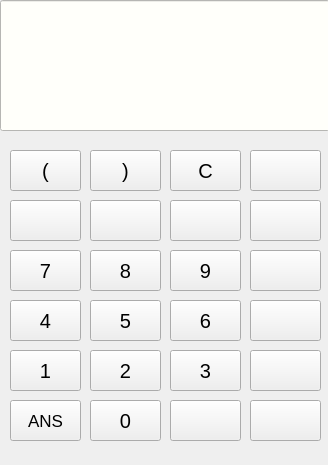
<?xml version="1.0" encoding="UTF-8"?>
<ui version="4.0">
 <class>MainWindow</class>
 <widget class="QMainWindow" name="MainWindow">
  <property name="geometry">
   <rect>
    <x>0</x>
    <y>0</y>
    <width>328</width>
    <height>465</height>
   </rect>
  </property>
  <property name="minimumSize">
   <size>
    <width>324</width>
    <height>465</height>
   </size>
  </property>
  <property name="font">
   <font>
    <bold>true</bold>
   </font>
  </property>
  <property name="windowTitle">
   <string>Full Calculator</string>
  </property>
  <property name="styleSheet">
   <string notr="true"/>
  </property>
  <widget class="QWidget" name="centralwidget">
   <widget class="QLineEdit" name="lineEdit">
    <property name="geometry">
     <rect>
      <x>0</x>
      <y>0</y>
      <width>330</width>
      <height>131</height>
     </rect>
    </property>
    <property name="font">
     <font>
      <pointsize>20</pointsize>
      <bold>true</bold>
     </font>
    </property>
    <property name="styleSheet">
     <string notr="true">background-color: rgb(255, 255, 250);</string>
    </property>
    <property name="text">
     <string/>
    </property>
    <property name="readOnly">
     <bool>true</bool>
    </property>
   </widget>
   <widget class="QPushButton" name="pushButton">
    <property name="geometry">
     <rect>
      <x>10</x>
      <y>400</y>
      <width>71</width>
      <height>41</height>
     </rect>
    </property>
    <property name="font">
     <font>
      <pointsize>13</pointsize>
      <bold>false</bold>
     </font>
    </property>
    <property name="styleSheet">
     <string notr="true">border-color: rgb(129, 255, 224);</string>
    </property>
    <property name="text">
     <string>ANS</string>
    </property>
   </widget>
   <widget class="QPushButton" name="pushButton_2">
    <property name="geometry">
     <rect>
      <x>90</x>
      <y>400</y>
      <width>71</width>
      <height>41</height>
     </rect>
    </property>
    <property name="font">
     <font>
      <pointsize>15</pointsize>
      <bold>false</bold>
     </font>
    </property>
    <property name="styleSheet">
     <string notr="true">border-color: rgb(129, 255, 224);</string>
    </property>
    <property name="text">
     <string>0</string>
    </property>
   </widget>
   <widget class="QPushButton" name="pushButton_3">
    <property name="geometry">
     <rect>
      <x>170</x>
      <y>400</y>
      <width>71</width>
      <height>41</height>
     </rect>
    </property>
    <property name="font">
     <font>
      <pointsize>23</pointsize>
      <bold>false</bold>
     </font>
    </property>
    <property name="styleSheet">
     <string notr="true">border-color: rgb(129, 255, 224);</string>
    </property>
    <property name="text">
     <string/>
    </property>
    <property name="icon">
     <iconset>
      <normaloff>Icons/record-button.png</normaloff>Icons/record-button.png</iconset>
    </property>
    <property name="iconSize">
     <size>
      <width>6</width>
      <height>6</height>
     </size>
    </property>
   </widget>
   <widget class="QPushButton" name="pushButton_4">
    <property name="geometry">
     <rect>
      <x>250</x>
      <y>400</y>
      <width>71</width>
      <height>41</height>
     </rect>
    </property>
    <property name="font">
     <font>
      <pointsize>25</pointsize>
      <bold>true</bold>
     </font>
    </property>
    <property name="styleSheet">
     <string notr="true">border-color: rgb(129, 255, 224);</string>
    </property>
    <property name="text">
     <string/>
    </property>
    <property name="icon">
     <iconset>
      <normaloff>Icons/equal (1).png</normaloff>Icons/equal (1).png</iconset>
    </property>
    <property name="iconSize">
     <size>
      <width>16</width>
      <height>16</height>
     </size>
    </property>
   </widget>
   <widget class="QPushButton" name="pushButton_6">
    <property name="geometry">
     <rect>
      <x>170</x>
      <y>350</y>
      <width>71</width>
      <height>41</height>
     </rect>
    </property>
    <property name="font">
     <font>
      <pointsize>15</pointsize>
      <bold>false</bold>
     </font>
    </property>
    <property name="styleSheet">
     <string notr="true">border-color: rgb(129, 255, 224);</string>
    </property>
    <property name="text">
     <string>3</string>
    </property>
    <property name="iconSize">
     <size>
      <width>18</width>
      <height>18</height>
     </size>
    </property>
   </widget>
   <widget class="QPushButton" name="pushButton_7">
    <property name="geometry">
     <rect>
      <x>10</x>
      <y>350</y>
      <width>71</width>
      <height>41</height>
     </rect>
    </property>
    <property name="font">
     <font>
      <pointsize>15</pointsize>
      <bold>false</bold>
     </font>
    </property>
    <property name="styleSheet">
     <string notr="true">border-color: rgb(129, 255, 224);</string>
    </property>
    <property name="text">
     <string>1</string>
    </property>
   </widget>
   <widget class="QPushButton" name="pushButton_9">
    <property name="geometry">
     <rect>
      <x>90</x>
      <y>350</y>
      <width>71</width>
      <height>41</height>
     </rect>
    </property>
    <property name="font">
     <font>
      <pointsize>15</pointsize>
      <bold>false</bold>
     </font>
    </property>
    <property name="styleSheet">
     <string notr="true">border-color: rgb(129, 255, 224);</string>
    </property>
    <property name="text">
     <string>2</string>
    </property>
   </widget>
   <widget class="QPushButton" name="pushButton_10">
    <property name="geometry">
     <rect>
      <x>250</x>
      <y>350</y>
      <width>71</width>
      <height>41</height>
     </rect>
    </property>
    <property name="font">
     <font>
      <pointsize>10</pointsize>
      <bold>false</bold>
     </font>
    </property>
    <property name="styleSheet">
     <string notr="true">border-color: rgb(129, 255, 224);</string>
    </property>
    <property name="text">
     <string/>
    </property>
    <property name="icon">
     <iconset>
      <normaloff>Icons/add.png</normaloff>Icons/add.png</iconset>
    </property>
    <property name="iconSize">
     <size>
      <width>25</width>
      <height>23</height>
     </size>
    </property>
   </widget>
   <widget class="QPushButton" name="pushButton_11">
    <property name="geometry">
     <rect>
      <x>170</x>
      <y>300</y>
      <width>71</width>
      <height>41</height>
     </rect>
    </property>
    <property name="font">
     <font>
      <pointsize>15</pointsize>
      <bold>false</bold>
     </font>
    </property>
    <property name="styleSheet">
     <string notr="true">border-color: rgb(129, 255, 224);</string>
    </property>
    <property name="text">
     <string>6</string>
    </property>
   </widget>
   <widget class="QPushButton" name="pushButton_12">
    <property name="geometry">
     <rect>
      <x>10</x>
      <y>300</y>
      <width>71</width>
      <height>41</height>
     </rect>
    </property>
    <property name="font">
     <font>
      <pointsize>15</pointsize>
      <bold>false</bold>
     </font>
    </property>
    <property name="styleSheet">
     <string notr="true">border-color: rgb(129, 255, 224);</string>
    </property>
    <property name="text">
     <string>4</string>
    </property>
   </widget>
   <widget class="QPushButton" name="pushButton_14">
    <property name="geometry">
     <rect>
      <x>90</x>
      <y>300</y>
      <width>71</width>
      <height>41</height>
     </rect>
    </property>
    <property name="font">
     <font>
      <pointsize>15</pointsize>
      <bold>false</bold>
     </font>
    </property>
    <property name="styleSheet">
     <string notr="true">border-color: rgb(129, 255, 224);</string>
    </property>
    <property name="text">
     <string>5</string>
    </property>
   </widget>
   <widget class="QPushButton" name="pushButton_15">
    <property name="geometry">
     <rect>
      <x>250</x>
      <y>300</y>
      <width>71</width>
      <height>41</height>
     </rect>
    </property>
    <property name="font">
     <font>
      <pointsize>29</pointsize>
      <bold>false</bold>
     </font>
    </property>
    <property name="cursor">
     <cursorShape>PointingHandCursor</cursorShape>
    </property>
    <property name="styleSheet">
     <string notr="true">border-color: rgb(129, 255, 224);</string>
    </property>
    <property name="text">
     <string/>
    </property>
    <property name="icon">
     <iconset>
      <normaloff>Icons/minus.png</normaloff>Icons/minus.png</iconset>
    </property>
    <property name="iconSize">
     <size>
      <width>25</width>
      <height>25</height>
     </size>
    </property>
    <property name="flat">
     <bool>false</bool>
    </property>
   </widget>
   <widget class="QPushButton" name="pushButton_16">
    <property name="geometry">
     <rect>
      <x>170</x>
      <y>250</y>
      <width>71</width>
      <height>41</height>
     </rect>
    </property>
    <property name="font">
     <font>
      <pointsize>15</pointsize>
      <bold>false</bold>
     </font>
    </property>
    <property name="styleSheet">
     <string notr="true">border-color: rgb(129, 255, 224);</string>
    </property>
    <property name="text">
     <string>9</string>
    </property>
   </widget>
   <widget class="QPushButton" name="pushButton_17">
    <property name="geometry">
     <rect>
      <x>10</x>
      <y>250</y>
      <width>71</width>
      <height>41</height>
     </rect>
    </property>
    <property name="font">
     <font>
      <pointsize>15</pointsize>
      <bold>false</bold>
     </font>
    </property>
    <property name="styleSheet">
     <string notr="true">border-color: rgb(129, 255, 224);</string>
    </property>
    <property name="text">
     <string>7</string>
    </property>
   </widget>
   <widget class="QPushButton" name="pushButton_19">
    <property name="geometry">
     <rect>
      <x>90</x>
      <y>250</y>
      <width>71</width>
      <height>41</height>
     </rect>
    </property>
    <property name="font">
     <font>
      <pointsize>15</pointsize>
      <bold>false</bold>
     </font>
    </property>
    <property name="styleSheet">
     <string notr="true">border-color: rgb(129, 255, 224);</string>
    </property>
    <property name="text">
     <string>8</string>
    </property>
   </widget>
   <widget class="QPushButton" name="pushButton_20">
    <property name="geometry">
     <rect>
      <x>250</x>
      <y>250</y>
      <width>71</width>
      <height>41</height>
     </rect>
    </property>
    <property name="font">
     <font>
      <pointsize>16</pointsize>
      <bold>false</bold>
     </font>
    </property>
    <property name="styleSheet">
     <string notr="true">border-color: rgb(129, 255, 224);</string>
    </property>
    <property name="text">
     <string/>
    </property>
    <property name="icon">
     <iconset>
      <normaloff>Icons/cancel.png</normaloff>Icons/cancel.png</iconset>
    </property>
    <property name="iconSize">
     <size>
      <width>100</width>
      <height>15</height>
     </size>
    </property>
   </widget>
   <widget class="QPushButton" name="pushButton_21">
    <property name="geometry">
     <rect>
      <x>170</x>
      <y>200</y>
      <width>71</width>
      <height>41</height>
     </rect>
    </property>
    <property name="font">
     <font>
      <pointsize>15</pointsize>
      <bold>true</bold>
     </font>
    </property>
    <property name="styleSheet">
     <string notr="true">border-color: rgb(129, 255, 224);</string>
    </property>
    <property name="text">
     <string/>
    </property>
    <property name="icon">
     <iconset>
      <normaloff>Icons/percentage.png</normaloff>Icons/percentage.png</iconset>
    </property>
    <property name="iconSize">
     <size>
      <width>16</width>
      <height>16</height>
     </size>
    </property>
    <property name="flat">
     <bool>false</bool>
    </property>
   </widget>
   <widget class="QPushButton" name="pushButton_24">
    <property name="geometry">
     <rect>
      <x>90</x>
      <y>200</y>
      <width>71</width>
      <height>41</height>
     </rect>
    </property>
    <property name="font">
     <font>
      <pointsize>15</pointsize>
      <bold>true</bold>
     </font>
    </property>
    <property name="styleSheet">
     <string notr="true">border-color: rgb(129, 255, 224);</string>
    </property>
    <property name="text">
     <string/>
    </property>
    <property name="icon">
     <iconset>
      <normaloff>Icons/superscript-512.jpg</normaloff>Icons/superscript-512.jpg</iconset>
    </property>
    <property name="iconSize">
     <size>
      <width>35</width>
      <height>22</height>
     </size>
    </property>
   </widget>
   <widget class="QPushButton" name="pushButton_25">
    <property name="geometry">
     <rect>
      <x>250</x>
      <y>200</y>
      <width>71</width>
      <height>41</height>
     </rect>
    </property>
    <property name="font">
     <font>
      <pointsize>15</pointsize>
      <bold>true</bold>
     </font>
    </property>
    <property name="cursor">
     <cursorShape>PointingHandCursor</cursorShape>
    </property>
    <property name="autoFillBackground">
     <bool>true</bool>
    </property>
    <property name="styleSheet">
     <string notr="true">border-color: rgb(129, 255, 224);</string>
    </property>
    <property name="text">
     <string/>
    </property>
    <property name="icon">
     <iconset>
      <normaloff>Icons/divide.png</normaloff>Icons/divide.png</iconset>
    </property>
    <property name="iconSize">
     <size>
      <width>45</width>
      <height>25</height>
     </size>
    </property>
   </widget>
   <widget class="QPushButton" name="pushButton_26">
    <property name="geometry">
     <rect>
      <x>170</x>
      <y>150</y>
      <width>71</width>
      <height>41</height>
     </rect>
    </property>
    <property name="font">
     <font>
      <pointsize>15</pointsize>
      <bold>false</bold>
     </font>
    </property>
    <property name="styleSheet">
     <string notr="true">border-color: rgb(129, 255, 224);</string>
    </property>
    <property name="text">
     <string>C</string>
    </property>
   </widget>
   <widget class="QPushButton" name="pushButton_27">
    <property name="geometry">
     <rect>
      <x>10</x>
      <y>150</y>
      <width>71</width>
      <height>41</height>
     </rect>
    </property>
    <property name="font">
     <font>
      <pointsize>15</pointsize>
      <bold>false</bold>
     </font>
    </property>
    <property name="styleSheet">
     <string notr="true">border-color: rgb(129, 255, 224);</string>
    </property>
    <property name="text">
     <string>(</string>
    </property>
    <property name="iconSize">
     <size>
      <width>16</width>
      <height>16</height>
     </size>
    </property>
   </widget>
   <widget class="QPushButton" name="pushButton_29">
    <property name="geometry">
     <rect>
      <x>90</x>
      <y>150</y>
      <width>71</width>
      <height>41</height>
     </rect>
    </property>
    <property name="font">
     <font>
      <pointsize>15</pointsize>
      <bold>false</bold>
     </font>
    </property>
    <property name="styleSheet">
     <string notr="true">border-color: rgb(129, 255, 224);</string>
    </property>
    <property name="text">
     <string>)</string>
    </property>
   </widget>
   <widget class="QPushButton" name="pushButton_30">
    <property name="geometry">
     <rect>
      <x>250</x>
      <y>150</y>
      <width>71</width>
      <height>41</height>
     </rect>
    </property>
    <property name="font">
     <font>
      <pointsize>15</pointsize>
      <bold>true</bold>
     </font>
    </property>
    <property name="styleSheet">
     <string notr="true">border-color: rgb(129, 255, 224);</string>
    </property>
    <property name="text">
     <string/>
    </property>
    <property name="icon">
     <iconset>
      <normaloff>Icons/delete.png</normaloff>Icons/delete.png</iconset>
    </property>
    <property name="iconSize">
     <size>
      <width>60</width>
      <height>25</height>
     </size>
    </property>
   </widget>
   <widget class="QPushButton" name="pushButton_28">
    <property name="geometry">
     <rect>
      <x>10</x>
      <y>200</y>
      <width>71</width>
      <height>41</height>
     </rect>
    </property>
    <property name="font">
     <font>
      <pointsize>15</pointsize>
      <bold>true</bold>
     </font>
    </property>
    <property name="styleSheet">
     <string notr="true">border-color: rgb(129, 255, 224);</string>
    </property>
    <property name="text">
     <string/>
    </property>
    <property name="icon">
     <iconset>
      <normaloff>Icons/square_root_square_x_math_symbol_function-512.png</normaloff>Icons/square_root_square_x_math_symbol_function-512.png</iconset>
    </property>
    <property name="iconSize">
     <size>
      <width>35</width>
      <height>25</height>
     </size>
    </property>
   </widget>
  </widget>
 </widget>
 <resources/>
 <connections/>
</ui>
